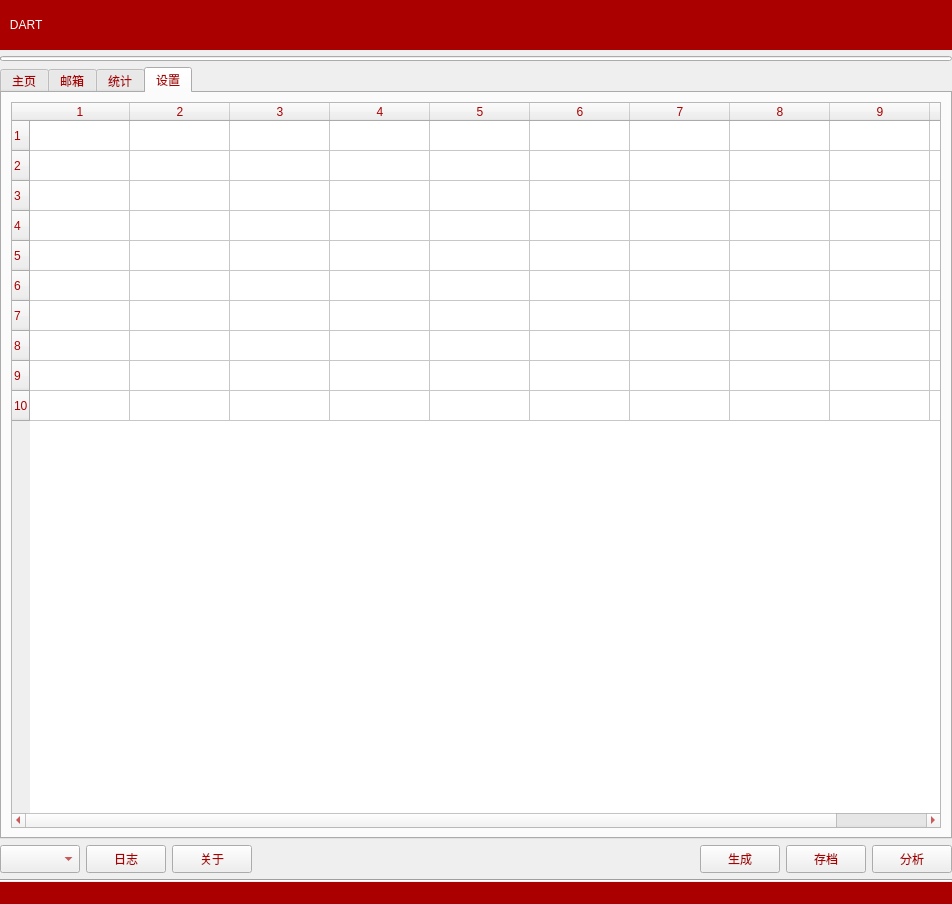
<?xml version="1.0" encoding="UTF-8"?>
<ui version="4.0">
 <class>MainWindow</class>
 <widget class="QMainWindow" name="MainWindow">
  <property name="geometry">
   <rect>
    <x>0</x>
    <y>0</y>
    <width>952</width>
    <height>904</height>
   </rect>
  </property>
  <property name="minimumSize">
   <size>
    <width>700</width>
    <height>500</height>
   </size>
  </property>
  <property name="acceptDrops">
   <bool>false</bool>
  </property>
  <property name="windowTitle">
   <string>Dart</string>
  </property>
  <property name="windowIcon">
   <iconset>
    <normaloff>../wordcloud3/icons/cloud_computing_75.256281407035px_1218436_easyicon.net.png</normaloff>../wordcloud3/icons/cloud_computing_75.256281407035px_1218436_easyicon.net.png</iconset>
  </property>
  <property name="styleSheet">
   <string notr="true">color: rgb(170, 0, 0);</string>
  </property>
  <widget class="QWidget" name="centralwidget">
   <layout class="QVBoxLayout" name="verticalLayout_4">
    <property name="leftMargin">
     <number>0</number>
    </property>
    <property name="topMargin">
     <number>0</number>
    </property>
    <property name="rightMargin">
     <number>0</number>
    </property>
    <property name="bottomMargin">
     <number>0</number>
    </property>
    <item>
     <layout class="QVBoxLayout" name="verticalLayout_3">
      <item>
       <widget class="QLabel" name="dart_label">
        <property name="sizePolicy">
         <sizepolicy hsizetype="Expanding" vsizetype="Maximum">
          <horstretch>0</horstretch>
          <verstretch>0</verstretch>
         </sizepolicy>
        </property>
        <property name="minimumSize">
         <size>
          <width>0</width>
          <height>50</height>
         </size>
        </property>
        <property name="maximumSize">
         <size>
          <width>16777215</width>
          <height>50</height>
         </size>
        </property>
        <property name="styleSheet">
         <string notr="true">background-color: rgb(170, 0, 0);
font: 24pt &quot;Georgia&quot;;
color: rgb(255, 255, 255);</string>
        </property>
        <property name="text">
         <string>   DART</string>
        </property>
        <property name="wordWrap">
         <bool>true</bool>
        </property>
       </widget>
      </item>
      <item>
       <widget class="QProgressBar" name="pb">
        <property name="minimumSize">
         <size>
          <width>0</width>
          <height>5</height>
         </size>
        </property>
        <property name="maximumSize">
         <size>
          <width>16777215</width>
          <height>5</height>
         </size>
        </property>
        <property name="value">
         <number>0</number>
        </property>
        <property name="textVisible">
         <bool>false</bool>
        </property>
        <property name="format">
         <string/>
        </property>
       </widget>
      </item>
      <item>
       <layout class="QHBoxLayout" name="horizontalLayout" stretch="0">
        <item>
         <widget class="QSplitter" name="splitter">
          <property name="orientation">
           <enum>Qt::Horizontal</enum>
          </property>
          <widget class="QTabWidget" name="tabs">
           <property name="sizePolicy">
            <sizepolicy hsizetype="Expanding" vsizetype="Expanding">
             <horstretch>1</horstretch>
             <verstretch>0</verstretch>
            </sizepolicy>
           </property>
           <property name="minimumSize">
            <size>
             <width>500</width>
             <height>500</height>
            </size>
           </property>
           <property name="maximumSize">
            <size>
             <width>16777215</width>
             <height>16777215</height>
            </size>
           </property>
           <property name="accessibleName">
            <string/>
           </property>
           <property name="currentIndex">
            <number>3</number>
           </property>
           <property name="iconSize">
            <size>
             <width>35</width>
             <height>35</height>
            </size>
           </property>
           <widget class="QWidget" name="tab_homepage">
            <attribute name="icon">
             <iconset>
              <normaloff>../wordcloud3/icons/windows_64px_1218446_easyicon.net.png</normaloff>../wordcloud3/icons/windows_64px_1218446_easyicon.net.png</iconset>
            </attribute>
            <attribute name="title">
             <string>主页</string>
            </attribute>
            <layout class="QVBoxLayout" name="verticalLayout_2">
             <item>
              <widget class="QSplitter" name="splitter_4">
               <property name="orientation">
                <enum>Qt::Horizontal</enum>
               </property>
               <widget class="QCalendarWidget" name="calendarWidget">
                <property name="sizePolicy">
                 <sizepolicy hsizetype="Expanding" vsizetype="Expanding">
                  <horstretch>0</horstretch>
                  <verstretch>0</verstretch>
                 </sizepolicy>
                </property>
                <property name="minimumSize">
                 <size>
                  <width>0</width>
                  <height>0</height>
                 </size>
                </property>
                <property name="maximumSize">
                 <size>
                  <width>10000000</width>
                  <height>16777215</height>
                 </size>
                </property>
                <property name="horizontalHeaderFormat">
                 <enum>QCalendarWidget::ShortDayNames</enum>
                </property>
                <property name="verticalHeaderFormat">
                 <enum>QCalendarWidget::NoVerticalHeader</enum>
                </property>
               </widget>
               <widget class="QListView" name="listView">
                <property name="sizePolicy">
                 <sizepolicy hsizetype="Maximum" vsizetype="Expanding">
                  <horstretch>0</horstretch>
                  <verstretch>0</verstretch>
                 </sizepolicy>
                </property>
                <property name="minimumSize">
                 <size>
                  <width>400</width>
                  <height>0</height>
                 </size>
                </property>
                <property name="maximumSize">
                 <size>
                  <width>600</width>
                  <height>16777215</height>
                 </size>
                </property>
                <property name="baseSize">
                 <size>
                  <width>400</width>
                  <height>0</height>
                 </size>
                </property>
                <property name="frameShadow">
                 <enum>QFrame::Raised</enum>
                </property>
                <property name="lineWidth">
                 <number>2</number>
                </property>
               </widget>
              </widget>
             </item>
            </layout>
           </widget>
           <widget class="QWidget" name="tab_mail">
            <attribute name="icon">
             <iconset>
              <normaloff>../wordcloud3/icons/download_51.352640545145px_1206411_easyicon.net.png</normaloff>../wordcloud3/icons/download_51.352640545145px_1206411_easyicon.net.png</iconset>
            </attribute>
            <attribute name="title">
             <string>邮箱</string>
            </attribute>
            <layout class="QVBoxLayout" name="verticalLayout">
             <item>
              <layout class="QHBoxLayout" name="horizontalLayout_4">
               <item>
                <widget class="QPushButton" name="btn_outbox">
                 <property name="minimumSize">
                  <size>
                   <width>0</width>
                   <height>28</height>
                  </size>
                 </property>
                 <property name="maximumSize">
                  <size>
                   <width>16777215</width>
                   <height>28</height>
                  </size>
                 </property>
                 <property name="text">
                  <string>刷新</string>
                 </property>
                 <property name="iconSize">
                  <size>
                   <width>16</width>
                   <height>28</height>
                  </size>
                 </property>
                </widget>
               </item>
               <item>
                <widget class="QPushButton" name="btn_inbox">
                 <property name="minimumSize">
                  <size>
                   <width>0</width>
                   <height>28</height>
                  </size>
                 </property>
                 <property name="maximumSize">
                  <size>
                   <width>16777215</width>
                   <height>28</height>
                  </size>
                 </property>
                 <property name="text">
                  <string>收件箱</string>
                 </property>
                 <property name="iconSize">
                  <size>
                   <width>16</width>
                   <height>28</height>
                  </size>
                 </property>
                </widget>
               </item>
               <item>
                <widget class="QPushButton" name="btn_cal">
                 <property name="minimumSize">
                  <size>
                   <width>0</width>
                   <height>28</height>
                  </size>
                 </property>
                 <property name="maximumSize">
                  <size>
                   <width>16777215</width>
                   <height>28</height>
                  </size>
                 </property>
                 <property name="text">
                  <string>日程表</string>
                 </property>
                 <property name="iconSize">
                  <size>
                   <width>16</width>
                   <height>28</height>
                  </size>
                 </property>
                </widget>
               </item>
               <item>
                <widget class="QLCDNumber" name="ln_mail">
                 <property name="minimumSize">
                  <size>
                   <width>0</width>
                   <height>28</height>
                  </size>
                 </property>
                 <property name="maximumSize">
                  <size>
                   <width>16777215</width>
                   <height>28</height>
                  </size>
                 </property>
                </widget>
               </item>
               <item>
                <spacer name="horizontalSpacer_2">
                 <property name="orientation">
                  <enum>Qt::Horizontal</enum>
                 </property>
                 <property name="sizeHint" stdset="0">
                  <size>
                   <width>40</width>
                   <height>20</height>
                  </size>
                 </property>
                </spacer>
               </item>
              </layout>
             </item>
             <item>
              <widget class="QSplitter" name="splitter_2">
               <property name="orientation">
                <enum>Qt::Horizontal</enum>
               </property>
               <widget class="QTableView" name="tv_mail">
                <property name="sizePolicy">
                 <sizepolicy hsizetype="Expanding" vsizetype="Expanding">
                  <horstretch>1</horstretch>
                  <verstretch>1</verstretch>
                 </sizepolicy>
                </property>
                <property name="minimumSize">
                 <size>
                  <width>0</width>
                  <height>300</height>
                 </size>
                </property>
                <property name="maximumSize">
                 <size>
                  <width>1677123</width>
                  <height>16777215</height>
                 </size>
                </property>
               </widget>
               <widget class="QTextBrowser" name="te_mail">
                <property name="sizePolicy">
                 <sizepolicy hsizetype="Expanding" vsizetype="Expanding">
                  <horstretch>1</horstretch>
                  <verstretch>1</verstretch>
                 </sizepolicy>
                </property>
                <property name="minimumSize">
                 <size>
                  <width>0</width>
                  <height>100</height>
                 </size>
                </property>
               </widget>
              </widget>
             </item>
            </layout>
           </widget>
           <widget class="QWidget" name="tab_show">
            <property name="sizePolicy">
             <sizepolicy hsizetype="Expanding" vsizetype="Expanding">
              <horstretch>1</horstretch>
              <verstretch>1</verstretch>
             </sizepolicy>
            </property>
            <property name="minimumSize">
             <size>
              <width>3</width>
              <height>0</height>
             </size>
            </property>
            <attribute name="icon">
             <iconset>
              <normaloff>../wordcloud3/icons/stats_72.539083557951px_1197137_easyicon.net.png</normaloff>../wordcloud3/icons/stats_72.539083557951px_1197137_easyicon.net.png</iconset>
            </attribute>
            <attribute name="title">
             <string>统计</string>
            </attribute>
            <layout class="QVBoxLayout" name="verticalLayout_6">
             <item>
              <layout class="QHBoxLayout" name="horizontalLayout_6">
               <item>
                <widget class="QComboBox" name="cb_acc">
                 <property name="minimumSize">
                  <size>
                   <width>80</width>
                   <height>28</height>
                  </size>
                 </property>
                 <property name="toolTip">
                  <string>命令选项集合</string>
                 </property>
                 <property name="editable">
                  <bool>true</bool>
                 </property>
                </widget>
               </item>
               <item>
                <widget class="QComboBox" name="cb_src">
                 <property name="minimumSize">
                  <size>
                   <width>80</width>
                   <height>28</height>
                  </size>
                 </property>
                 <property name="toolTip">
                  <string>命令选项集合</string>
                 </property>
                 <property name="editable">
                  <bool>true</bool>
                 </property>
                </widget>
               </item>
               <item>
                <widget class="QComboBox" name="cb_src_2">
                 <property name="minimumSize">
                  <size>
                   <width>80</width>
                   <height>28</height>
                  </size>
                 </property>
                 <property name="toolTip">
                  <string>命令选项集合</string>
                 </property>
                 <property name="editable">
                  <bool>true</bool>
                 </property>
                </widget>
               </item>
               <item>
                <widget class="QPushButton" name="btn_up">
                 <property name="minimumSize">
                  <size>
                   <width>60</width>
                   <height>28</height>
                  </size>
                 </property>
                 <property name="maximumSize">
                  <size>
                   <width>60</width>
                   <height>16777215</height>
                  </size>
                 </property>
                 <property name="text">
                  <string>下载</string>
                 </property>
                </widget>
               </item>
               <item>
                <widget class="QPushButton" name="btn_down">
                 <property name="minimumSize">
                  <size>
                   <width>0</width>
                   <height>28</height>
                  </size>
                 </property>
                 <property name="maximumSize">
                  <size>
                   <width>60</width>
                   <height>16777215</height>
                  </size>
                 </property>
                 <property name="text">
                  <string>上传</string>
                 </property>
                </widget>
               </item>
               <item>
                <widget class="QPushButton" name="btn_getdata">
                 <property name="minimumSize">
                  <size>
                   <width>60</width>
                   <height>28</height>
                  </size>
                 </property>
                 <property name="maximumSize">
                  <size>
                   <width>60</width>
                   <height>16777215</height>
                  </size>
                 </property>
                 <property name="text">
                  <string>刷新数据</string>
                 </property>
                </widget>
               </item>
               <item>
                <widget class="QPushButton" name="btn_getpl">
                 <property name="minimumSize">
                  <size>
                   <width>0</width>
                   <height>28</height>
                  </size>
                 </property>
                 <property name="maximumSize">
                  <size>
                   <width>60</width>
                   <height>16777215</height>
                  </size>
                 </property>
                 <property name="text">
                  <string>刷新图片</string>
                 </property>
                </widget>
               </item>
               <item>
                <widget class="QPushButton" name="btn_show_ini">
                 <property name="minimumSize">
                  <size>
                   <width>0</width>
                   <height>28</height>
                  </size>
                 </property>
                 <property name="maximumSize">
                  <size>
                   <width>60</width>
                   <height>16777215</height>
                  </size>
                 </property>
                 <property name="text">
                  <string>参数</string>
                 </property>
                </widget>
               </item>
               <item>
                <spacer name="horizontalSpacer_5">
                 <property name="orientation">
                  <enum>Qt::Horizontal</enum>
                 </property>
                 <property name="sizeHint" stdset="0">
                  <size>
                   <width>40</width>
                   <height>20</height>
                  </size>
                 </property>
                </spacer>
               </item>
              </layout>
             </item>
             <item>
              <widget class="QSplitter" name="splitter_3">
               <property name="sizePolicy">
                <sizepolicy hsizetype="Expanding" vsizetype="Expanding">
                 <horstretch>0</horstretch>
                 <verstretch>0</verstretch>
                </sizepolicy>
               </property>
               <property name="orientation">
                <enum>Qt::Horizontal</enum>
               </property>
              </widget>
             </item>
             <item>
              <spacer name="verticalSpacer_2">
               <property name="orientation">
                <enum>Qt::Vertical</enum>
               </property>
               <property name="sizeHint" stdset="0">
                <size>
                 <width>20</width>
                 <height>40</height>
                </size>
               </property>
              </spacer>
             </item>
            </layout>
           </widget>
           <widget class="QWidget" name="tbset">
            <attribute name="icon">
             <iconset>
              <normaloff>../wordcloud3/icons/advanced_57.6px_1147128_easyicon.net.png</normaloff>../wordcloud3/icons/advanced_57.6px_1147128_easyicon.net.png</iconset>
            </attribute>
            <attribute name="title">
             <string>设置</string>
            </attribute>
            <layout class="QVBoxLayout" name="verticalLayout_5">
             <item>
              <widget class="QTableWidget" name="tw2">
               <property name="rowCount">
                <number>10</number>
               </property>
               <property name="columnCount">
                <number>10</number>
               </property>
               <row/>
               <row/>
               <row/>
               <row/>
               <row/>
               <row/>
               <row/>
               <row/>
               <row/>
               <row/>
               <column/>
               <column/>
               <column/>
               <column/>
               <column/>
               <column/>
               <column/>
               <column/>
               <column/>
               <column/>
              </widget>
             </item>
            </layout>
           </widget>
          </widget>
         </widget>
        </item>
       </layout>
      </item>
      <item>
       <layout class="QHBoxLayout" name="horizontalLayout_2">
        <item>
         <widget class="QComboBox" name="cb_language">
          <property name="minimumSize">
           <size>
            <width>80</width>
            <height>28</height>
           </size>
          </property>
          <property name="maximumSize">
           <size>
            <width>80</width>
            <height>28</height>
           </size>
          </property>
          <property name="editable">
           <bool>false</bool>
          </property>
          <property name="currentText">
           <string/>
          </property>
         </widget>
        </item>
        <item>
         <widget class="QPushButton" name="btnsetting">
          <property name="enabled">
           <bool>true</bool>
          </property>
          <property name="sizePolicy">
           <sizepolicy hsizetype="Maximum" vsizetype="Maximum">
            <horstretch>0</horstretch>
            <verstretch>0</verstretch>
           </sizepolicy>
          </property>
          <property name="minimumSize">
           <size>
            <width>0</width>
            <height>28</height>
           </size>
          </property>
          <property name="maximumSize">
           <size>
            <width>16777215</width>
            <height>28</height>
           </size>
          </property>
          <property name="text">
           <string>日志</string>
          </property>
          <property name="icon">
           <iconset>
            <normaloff>../wordcloud3/icons/text_48px_1222819_easyicon.net.png</normaloff>../wordcloud3/icons/text_48px_1222819_easyicon.net.png</iconset>
          </property>
         </widget>
        </item>
        <item>
         <widget class="QPushButton" name="btnabout">
          <property name="enabled">
           <bool>true</bool>
          </property>
          <property name="sizePolicy">
           <sizepolicy hsizetype="Maximum" vsizetype="Maximum">
            <horstretch>0</horstretch>
            <verstretch>0</verstretch>
           </sizepolicy>
          </property>
          <property name="minimumSize">
           <size>
            <width>0</width>
            <height>28</height>
           </size>
          </property>
          <property name="maximumSize">
           <size>
            <width>16777215</width>
            <height>28</height>
           </size>
          </property>
          <property name="text">
           <string>关于</string>
          </property>
          <property name="icon">
           <iconset>
            <normaloff>../wordcloud3/icons/light_bulb_43.7248px_1236570_easyicon.net.png</normaloff>../wordcloud3/icons/light_bulb_43.7248px_1236570_easyicon.net.png</iconset>
          </property>
         </widget>
        </item>
        <item>
         <spacer name="horizontalSpacer">
          <property name="orientation">
           <enum>Qt::Horizontal</enum>
          </property>
          <property name="sizeHint" stdset="0">
           <size>
            <width>40</width>
            <height>20</height>
           </size>
          </property>
         </spacer>
        </item>
        <item>
         <widget class="QPushButton" name="btn_output">
          <property name="minimumSize">
           <size>
            <width>80</width>
            <height>0</height>
           </size>
          </property>
          <property name="maximumSize">
           <size>
            <width>80</width>
            <height>28</height>
           </size>
          </property>
          <property name="text">
           <string>生成</string>
          </property>
          <property name="icon">
           <iconset>
            <normaloff>../wordcloud3/icons/download_51.352640545145px_1206411_easyicon.net.png</normaloff>../wordcloud3/icons/download_51.352640545145px_1206411_easyicon.net.png</iconset>
          </property>
         </widget>
        </item>
        <item>
         <widget class="QPushButton" name="btn_edit">
          <property name="minimumSize">
           <size>
            <width>80</width>
            <height>0</height>
           </size>
          </property>
          <property name="maximumSize">
           <size>
            <width>80</width>
            <height>28</height>
           </size>
          </property>
          <property name="text">
           <string>存档</string>
          </property>
          <property name="icon">
           <iconset>
            <normaloff>../wordcloud3/icons/pencil_edit_48px_1223089_easyicon.net.png</normaloff>../wordcloud3/icons/pencil_edit_48px_1223089_easyicon.net.png</iconset>
          </property>
         </widget>
        </item>
        <item>
         <widget class="QPushButton" name="btn_run">
          <property name="minimumSize">
           <size>
            <width>80</width>
            <height>0</height>
           </size>
          </property>
          <property name="maximumSize">
           <size>
            <width>80</width>
            <height>28</height>
           </size>
          </property>
          <property name="text">
           <string>分析</string>
          </property>
          <property name="icon">
           <iconset>
            <normaloff>../wordcloud3/icons/arrow_forward_navigation_next_right_64px_1225491_easyicon.net.png</normaloff>../wordcloud3/icons/arrow_forward_navigation_next_right_64px_1225491_easyicon.net.png</iconset>
          </property>
         </widget>
        </item>
       </layout>
      </item>
      <item>
       <widget class="Line" name="line">
        <property name="orientation">
         <enum>Qt::Horizontal</enum>
        </property>
       </widget>
      </item>
     </layout>
    </item>
   </layout>
  </widget>
  <widget class="QMenuBar" name="menubar">
   <property name="geometry">
    <rect>
     <x>0</x>
     <y>0</y>
     <width>952</width>
     <height>21</height>
    </rect>
   </property>
  </widget>
  <widget class="QStatusBar" name="statusbar">
   <property name="styleSheet">
    <string notr="true">font: 25 9pt &quot;Segoe UI Light&quot;;
background-color: rgb(170, 0, 0);</string>
   </property>
  </widget>
 </widget>
 <resources/>
 <connections/>
</ui>
